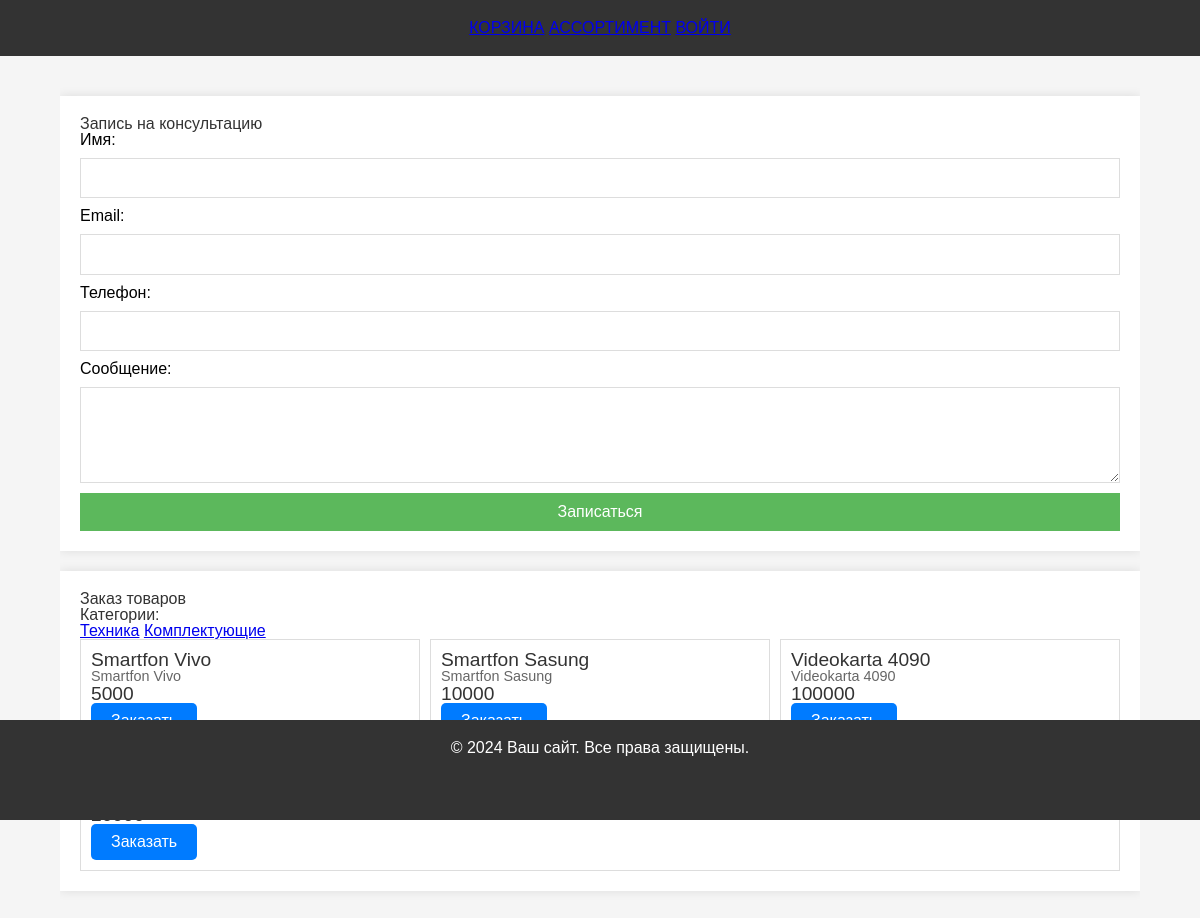
The page / on the database its author committed.
### products/models.py (models this page shows, shortened)
class Category(models.Model):
    name = models.CharField(max_length=100)
    description = models.TextField()

class Product(models.Model):
    name = models.CharField(max_length=100)
    description = models.TextField()
    price = models.IntegerField()
    count = models.IntegerField()
    category = models.ForeignKey(
        Category,
        related_name='products',
        on_delete=models.CASCADE
    )

### products/views.py (the view)
# urls.py: path('', views.index, name='index'),
def index(request):
    context = {
        'products': Product.objects.all(),
        'categories': Category.objects.all()
    }
    return render(request, 'products/index.html', context)

### products/templates/products/index.html (shortened to what this page needs)
<!DOCTYPE html>
<html lang="en">
<head>
    <link rel="stylesheet" href="../../../static/css/normalize.css">
    <link rel="stylesheet" href="../../../static/css/reset.css">
    <link rel="stylesheet" href="../../../static/css/styles.css">
</head>
<body>
    <nav class="header">
        <ul class="refs">
            <li><a href="{% url 'products:basket_view' %}">КОРЗИНА</a></li>
            <li><a href="{% url 'products:index' %}">АССОРТИМЕНТ</a></li>
            {% if user.is_authenticated %}
                <li><a href="{% url 'users:profile' user.id %}">{{ user.username }}</a></li>
            {% else %}
                <li><a href="{% url 'users:login' %}">ВОЙТИ</a></li>
            {% endif %}
        </ul>
    </nav>
    <main>
        <div class="container">
            <div class="main-content">
                <div class="consultation">
                    <h2>Запись на консультацию</h2>
                    <form action="/book-consultation" method="post">
                        <label for="name">Имя:</label>
                        <input type="text" id="name" name="name" required>
                        <label for="email">Email:</label>
                        <input type="email" id="email" name="email" required>
                        <label for="phone">Телефон:</label>
                        <input type="tel" id="phone" name="phone" required>
                        <label for="message">Сообщение:</label>
                        <textarea id="message" name="message" rows="4" required></textarea>
                        <button type="submit">Записаться</button>
                    </form>
                </div>
                <div class="products">
                    <h2>Заказ товаров</h2>
                    <h3>Категории: </h3>
                    {% for category in categories %}
                        <a href="{% url 'products:category' category.id %}">{{ category.name }}</a>
                    {% endfor %}
                    <div class="product-list">
                        {% for product in products %}
                            <div class="product">
                                <h3>{{ product.name }}</h3>
                                <p>{{ product.description }}</p>
                                <h3>{{ product.price }}</h3>
                                {% if user.is_authenticated %}
                                    <a href="{% url 'products:basket_add' product.id%}" class="button">Заказать</a>
                                {% else %}
                                    <a href="{% url 'users:login'%}" class="button">Заказать</a>
                                {% endif %}
                            </div>
                        {% endfor %}
                    </div>
                </div>
            </div>
        </div>
    </main>
    <footer class="footer">
        <p>&copy; 2024 Ваш сайт. Все права защищены.</p>
    </footer>
</body>
</html>

### static/css/styles.css (style rules this page uses)
body { font-family: Arial, sans-serif; background-color: #f5f5f5; margin: 0; padding: 0; }
.header, .footer { background-color: #333; color: white; padding: 20px 0; text-align: center; margin-bottom: 20px; background-attachment: fixed; }
.container { width: 90%; margin: auto; overflow: hidden; display: flex; flex-direction: column; min-height: 100vh; }
.main-content { display: flex; flex-direction: column; gap: 20px; margin: 20px 0; margin-bottom: 120px; }
.consultation, .products { background: white; padding: 20px; box-shadow: 0 0 10px rgba(0, 0, 0, 0.1); }
h1, h2, h3 { color: #333; }
.consultation form, .products form { display: flex; flex-direction: column; }
.consultation input, .products input, .consultation textarea, .products textarea { padding: 10px; margin: 10px 0; border: 1px solid #ddd; }
.consultation button, .products button { padding: 10px; background: #5cb85c; color: white; border: none; cursor: pointer; }
.product-list { display: flex; flex-wrap: wrap; gap: 10px; }
.product { background: #fff; padding: 10px; border: 1px solid #ddd; box-sizing: border-box; flex: 1 1 calc(33.333% - 10px); }
.product h3 { font-size: 1.2em; }
.product p { font-size: 0.9em; color: #666; }
.footer { width: 100%; position: fixed; height: 60px; top: calc( 100vh - 80px ); }
.refs li { display: inline; }
.button { display: inline-block; padding: 10px 20px; font-size: 16px; cursor: pointer; text-align: center; text-decoration: none; color: #fff; background-color: #007BFF; border: none; border-radius: 5px; }

### rows shown on the page
Category: name "Техника"
Category: name "Комплектующие"
Product: name "Smartfon Vivo", description "Smartfon Vivo", price "5000"
Product: name "Smartfon Sasung", description "Smartfon Sasung", price "10000"
Product: name "Videokarta 4090", description "Videokarta 4090", price "100000"
Product: shows "Заказать"
